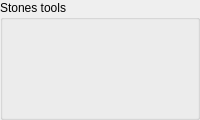
            <widget class="QGroupBox" name="groupBox">
             <property name="sizePolicy">
              <sizepolicy hsizetype="Expanding" vsizetype="Minimum">
               <horstretch>0</horstretch>
               <verstretch>0</verstretch>
              </sizepolicy>
             </property>
             <property name="minimumSize">
              <size>
               <width>0</width>
               <height>120</height>
              </size>
             </property>
             <property name="title">
              <string>Stones tools</string>
             </property>
             <property name="checkable">
              <bool>false</bool>
             </property>
             <layout class="QGridLayout" name="_3">
              <property name="topMargin">
               <number>1</number>
              </property>
              <property name="bottomMargin">
               <number>1</number>
              </property>
              <item row="1" column="0">
               <widget class="QPushButton" name="squareButton">
                <property name="sizePolicy">
                 <sizepolicy hsizetype="Fixed" vsizetype="Fixed">
                  <horstretch>0</horstretch>
                  <verstretch>0</verstretch>
                 </sizepolicy>
                </property>
                <property name="minimumSize">
                 <size>
                  <width>25</width>
                  <height>25</height>
                 </size>
                </property>
                <property name="maximumSize">
                 <size>
                  <width>25</width>
                  <height>25</height>
                 </size>
                </property>
                <property name="focusPolicy">
                 <enum>Qt::NoFocus</enum>
                </property>
                <property name="toolTip">
                 <string>Square</string>
                </property>
                <property name="whatsThis">
                 <string>Square

Edit square marks on the board. Left click sets a mark, right click removes it.</string>
                </property>
                <property name="text">
                 <string/>
                </property>
                <property name="icon">
                 <iconset resource="board.qrc">
                  <normaloff>:/boardicons/resources/pics/stone_square.png</normaloff>:/boardicons/resources/pics/stone_square.png</iconset>
                </property>
                <property name="iconSize">
                 <size>
                  <width>22</width>
                  <height>22</height>
                 </size>
                </property>
                <property name="checkable">
                 <bool>true</bool>
                </property>
                <property name="flat">
                 <bool>true</bool>
                </property>
               </widget>
              </item>
              <item row="1" column="1">
               <widget class="QPushButton" name="circleButton">
                <property name="sizePolicy">
                 <sizepolicy hsizetype="Fixed" vsizetype="Fixed">
                  <horstretch>0</horstretch>
                  <verstretch>0</verstretch>
                 </sizepolicy>
                </property>
                <property name="minimumSize">
                 <size>
                  <width>25</width>
                  <height>25</height>
                 </size>
                </property>
                <property name="maximumSize">
                 <size>
                  <width>25</width>
                  <height>25</height>
                 </size>
                </property>
                <property name="focusPolicy">
                 <enum>Qt::NoFocus</enum>
                </property>
                <property name="toolTip">
                 <string>Circle</string>
                </property>
                <property name="whatsThis">
                 <string>Circle

Edit circle marks on the board. Left click sets a mark, right click removes it.</string>
                </property>
                <property name="text">
                 <string/>
                </property>
                <property name="icon">
                 <iconset resource="board.qrc">
                  <normaloff>:/boardicons/resources/pics/stone_circle.png</normaloff>:/boardicons/resources/pics/stone_circle.png</iconset>
                </property>
                <property name="iconSize">
                 <size>
                  <width>22</width>
                  <height>22</height>
                 </size>
                </property>
                <property name="checkable">
                 <bool>true</bool>
                </property>
                <property name="flat">
                 <bool>true</bool>
                </property>
               </widget>
              </item>
              <item row="1" column="2">
               <widget class="QPushButton" name="triangleButton">
                <property name="minimumSize">
                 <size>
                  <width>25</width>
                  <height>25</height>
                 </size>
                </property>
                <property name="maximumSize">
                 <size>
                  <width>25</width>
                  <height>25</height>
                 </size>
                </property>
                <property name="focusPolicy">
                 <enum>Qt::NoFocus</enum>
                </property>
                <property name="toolTip">
                 <string>Triangle</string>
                </property>
                <property name="whatsThis">
                 <string>Triangle

Edit triangle marks on the board. Left click sets a mark, right click removes it.</string>
                </property>
                <property name="text">
                 <string/>
                </property>
                <property name="icon">
                 <iconset resource="board.qrc">
                  <normaloff>:/boardicons/resources/pics/stone_triangle.png</normaloff>:/boardicons/resources/pics/stone_triangle.png</iconset>
                </property>
                <property name="iconSize">
                 <size>
                  <width>22</width>
                  <height>22</height>
                 </size>
                </property>
                <property name="checkable">
                 <bool>true</bool>
                </property>
                <property name="flat">
                 <bool>true</bool>
                </property>
               </widget>
              </item>
              <item row="2" column="0">
               <widget class="QPushButton" name="crossButton">
                <property name="sizePolicy">
                 <sizepolicy hsizetype="Fixed" vsizetype="Fixed">
                  <horstretch>0</horstretch>
                  <verstretch>0</verstretch>
                 </sizepolicy>
                </property>
                <property name="minimumSize">
                 <size>
                  <width>25</width>
                  <height>25</height>
                 </size>
                </property>
                <property name="maximumSize">
                 <size>
                  <width>25</width>
                  <height>25</height>
                 </size>
                </property>
                <property name="focusPolicy">
                 <enum>Qt::NoFocus</enum>
                </property>
                <property name="toolTip">
                 <string>Cross</string>
                </property>
                <property name="whatsThis">
                 <string>Cross

Edit cross marks on the board. Left click sets a mark, right click removes it.</string>
                </property>
                <property name="text">
                 <string/>
                </property>
                <property name="icon">
                 <iconset resource="board.qrc">
                  <normaloff>:/boardicons/resources/pics/stone_cross.png</normaloff>:/boardicons/resources/pics/stone_cross.png</iconset>
                </property>
                <property name="iconSize">
                 <size>
                  <width>22</width>
                  <height>22</height>
                 </size>
                </property>
                <property name="checkable">
                 <bool>true</bool>
                </property>
                <property name="flat">
                 <bool>true</bool>
                </property>
               </widget>
              </item>
              <item row="2" column="1">
               <widget class="QPushButton" name="labelLetterButton">
                <property name="sizePolicy">
                 <sizepolicy hsizetype="Fixed" vsizetype="Fixed">
                  <horstretch>0</horstretch>
                  <verstretch>0</verstretch>
                 </sizepolicy>
                </property>
                <property name="minimumSize">
                 <size>
                  <width>25</width>
                  <height>25</height>
                 </size>
                </property>
                <property name="maximumSize">
                 <size>
                  <width>25</width>
                  <height>25</height>
                 </size>
                </property>
                <property name="focusPolicy">
                 <enum>Qt::NoFocus</enum>
                </property>
                <property name="toolTip">
                 <string>Letter</string>
                </property>
                <property name="whatsThis">
                 <string>Letter

Edit letter marks on the board. Left click sets a mark, right click removes it. Shift-click lets you edit a custom text.</string>
                </property>
                <property name="text">
                 <string/>
                </property>
                <property name="icon">
                 <iconset resource="board.qrc">
                  <normaloff>:/boardicons/resources/pics/stone_letter.png</normaloff>:/boardicons/resources/pics/stone_letter.png</iconset>
                </property>
                <property name="iconSize">
                 <size>
                  <width>22</width>
                  <height>22</height>
                 </size>
                </property>
                <property name="checkable">
                 <bool>true</bool>
                </property>
                <property name="flat">
                 <bool>true</bool>
                </property>
               </widget>
              </item>
              <item row="2" column="2">
               <widget class="QPushButton" name="labelNumberButton">
                <property name="sizePolicy">
                 <sizepolicy hsizetype="Fixed" vsizetype="Fixed">
                  <horstretch>0</horstretch>
                  <verstretch>0</verstretch>
                 </sizepolicy>
                </property>
                <property name="minimumSize">
                 <size>
                  <width>25</width>
                  <height>25</height>
                 </size>
                </property>
                <property name="maximumSize">
                 <size>
                  <width>25</width>
                  <height>25</height>
                 </size>
                </property>
                <property name="focusPolicy">
                 <enum>Qt::NoFocus</enum>
                </property>
                <property name="toolTip">
                 <string>Number</string>
                </property>
                <property name="whatsThis">
                 <string>Number

Edit Number marks on the board. Left click sets a mark, right click removes it.</string>
                </property>
                <property name="text">
                 <string/>
                </property>
                <property name="icon">
                 <iconset resource="board.qrc">
                  <normaloff>:/boardicons/resources/pics/stone_number.png</normaloff>:/boardicons/resources/pics/stone_number.png</iconset>
                </property>
                <property name="iconSize">
                 <size>
                  <width>22</width>
                  <height>22</height>
                 </size>
                </property>
                <property name="checkable">
                 <bool>true</bool>
                </property>
                <property name="flat">
                 <bool>true</bool>
                </property>
               </widget>
              </item>
              <item row="0" column="2">
               <widget class="QPushButton" name="colorButton">
                <property name="sizePolicy">
                 <sizepolicy hsizetype="Fixed" vsizetype="Fixed">
                  <horstretch>0</horstretch>
                  <verstretch>0</verstretch>
                 </sizepolicy>
                </property>
                <property name="minimumSize">
                 <size>
                  <width>25</width>
                  <height>25</height>
                 </size>
                </property>
                <property name="maximumSize">
                 <size>
                  <width>25</width>
                  <height>25</height>
                 </size>
                </property>
                <property name="focusPolicy">
                 <enum>Qt::NoFocus</enum>
                </property>
                <property name="toolTip">
                 <string>Color of next move</string>
                </property>
                <property name="whatsThis">
                 <string>Color

Set the color of next move. If left untouched, default color is chosen.</string>
                </property>
                <property name="text">
                 <string/>
                </property>
                <property name="icon">
                 <iconset resource="board.qrc">
                  <normaloff>:/boardicons/resources/pics/stone_black.png</normaloff>:/boardicons/resources/pics/stone_black.png</iconset>
                </property>
                <property name="iconSize">
                 <size>
                  <width>22</width>
                  <height>22</height>
                 </size>
                </property>
                <property name="checkable">
                 <bool>false</bool>
                </property>
                <property name="checked">
                 <bool>false</bool>
                </property>
                <property name="flat">
                 <bool>true</bool>
                </property>
               </widget>
              </item>
              <item row="0" column="0">
               <widget class="QPushButton" name="stoneButton">
                <property name="sizePolicy">
                 <sizepolicy hsizetype="Fixed" vsizetype="Fixed">
                  <horstretch>0</horstretch>
                  <verstretch>0</verstretch>
                 </sizepolicy>
                </property>
                <property name="minimumSize">
                 <size>
                  <width>25</width>
                  <height>25</height>
                 </size>
                </property>
                <property name="maximumSize">
                 <size>
                  <width>25</width>
                  <height>25</height>
                 </size>
                </property>
                <property name="focusPolicy">
                 <enum>Qt::NoFocus</enum>
                </property>
                <property name="toolTip">
                 <string>Stone</string>
                </property>
                <property name="whatsThis">
                 <string>Stone

Edit stones on the board. Left click for a black, right click for a white stone.</string>
                </property>
                <property name="text">
                 <string/>
                </property>
                <property name="icon">
                 <iconset resource="board.qrc">
                  <normaloff>:/boardicons/resources/pics/stone_add.png</normaloff>:/boardicons/resources/pics/stone_add.png</iconset>
                </property>
                <property name="iconSize">
                 <size>
                  <width>22</width>
                  <height>22</height>
                 </size>
                </property>
                <property name="checkable">
                 <bool>true</bool>
                </property>
                <property name="flat">
                 <bool>true</bool>
                </property>
               </widget>
              </item>
             </layout>
            </widget>
